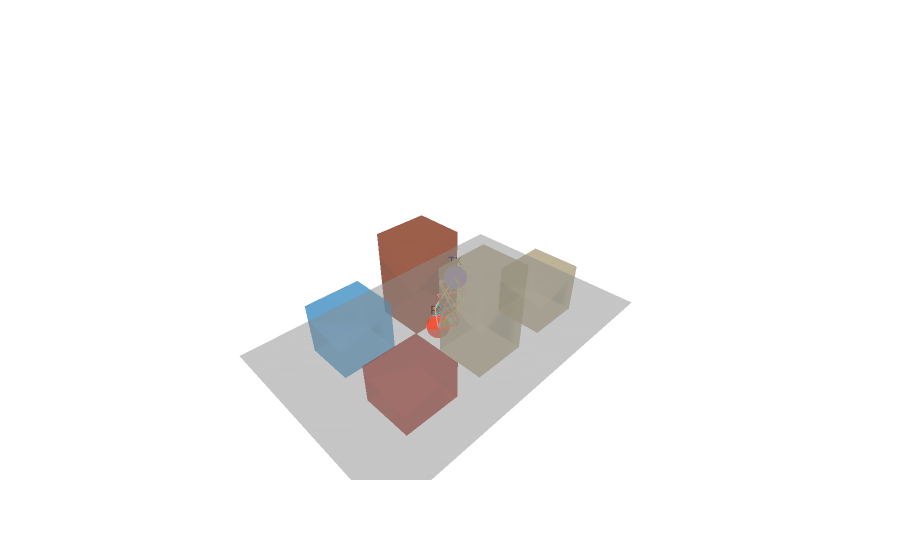

Notebook code cell kept with this figure:
### Markdown cell above
After, we can trace ray paths in the generated scene and plot them.

### Code cell
with reuse(figure=example_fig) as fig:
    num_active_primitives = example_scene.mesh.num_active_primitives

    for order in [0, 1, 2, 3]:
        num_valid_paths = 0
        if order == 0:
            num_path_candidates = 1
        else:
            num_path_candidates = num_active_primitives * (
                num_active_primitives - 1
            ) ** (order - 1)
        for paths in tqdm(
            example_scene.compute_paths(order=order, chunk_size=1_000_000),
            desc="Processing path candidates",
            leave=False,
        ):
            num_valid_paths += paths.num_valid_paths
        paths.plot(showlegend=False)
        print(
            f"(order = {order}) Found {num_valid_paths:2d} valid paths our of {num_path_candidates:4d} path candidates."
        )

fig
